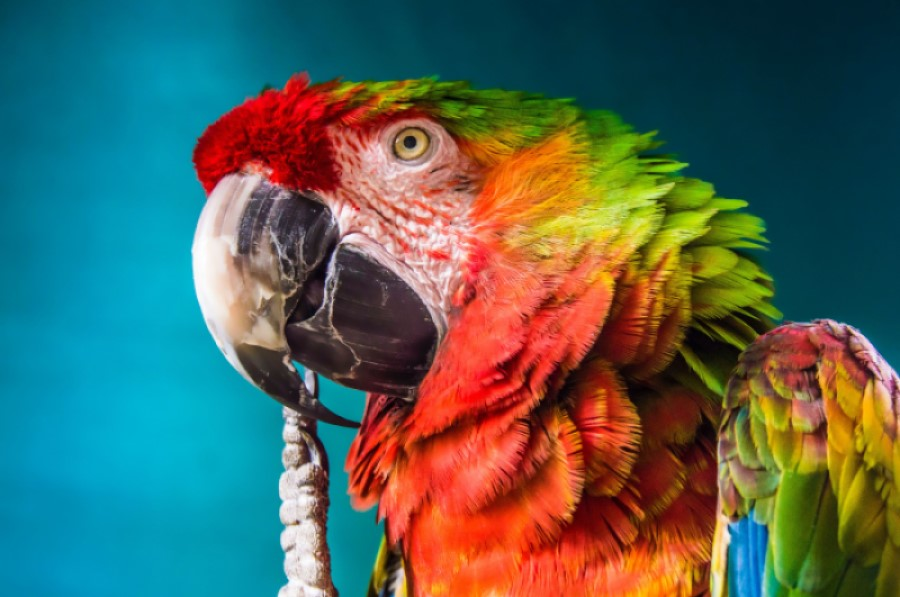
#> input picture parrot.jpeg, 900 x 597 px
$ jupyter execute Lesson1.ipynb   (shell and % lines are left out)
#> lines starting #> are read from the running program, lines starting #| are printed output that depends on the picture; after the words box and inside, x2 and y2 are one past the last pixel; in counts of white or black regions, pixels touching at a corner belong together
# Урок 1. Обработка изображений и компьютерное зрение
### Домашнее задание
Данные, необходимые для этого модуля:
* parrot.jpeg

[cell 1]
import matplotlib.pyplot as plt
import numpy as np
# import scipy
import imageio

## Загрузка цветного изображения

[cell 2]
img = imageio.imread('parrot.jpeg')
#> img is the input picture: shape (597, 900, 3); mean R, G, B 81.2, 99.5, 88.4
img = img.astype(np.float32) / 255.
print(img.shape)
#| (597, 900, 3)

[cell 3]
plt.figure(figsize=(12, 12))
plt.imshow(img)

## Отображение фрагмента

[cell 4]
img_crop = np.copy(img[70:500, 200:500])
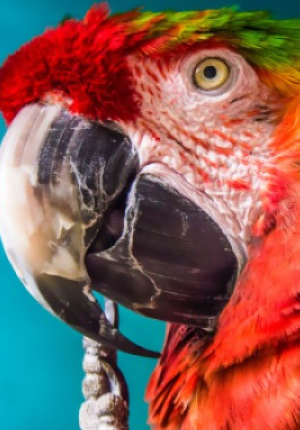
#> img_crop: shape (430, 300, 3) float32; mean R, G, B 0.527, 0.371, 0.34
print(img_crop.shape)
#| (430, 300, 3)

[cell 5]
plt.figure(figsize=(12, 12))
plt.imshow(img_crop)

## Удаление фрагмента из картинки

[cell 6]
img_crop[50:130, 100:120] = 50
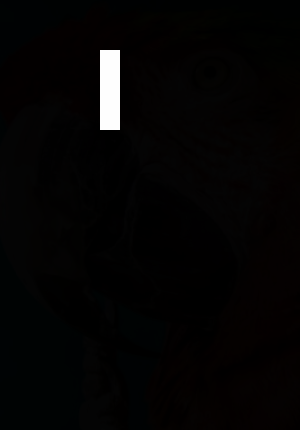
#> img_crop: shape (430, 300, 3) float32; 1.24% of pixels changed, all inside (x1, y1, x2, y2) = (100, 50, 120, 130); drawn with min black and max white

[cell 7]
plt.figure(figsize=(8, 8))
plt.imshow(img_crop)
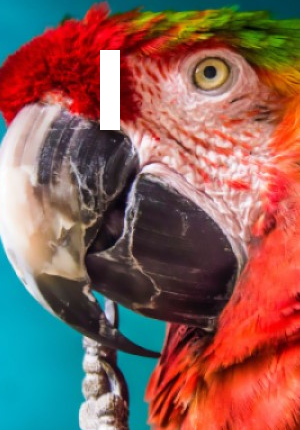
#> shown: shape (430, 300, 3) float32; mean R, G, B 0.534, 0.383, 0.352

## Получение ЧБ изображения из цветного

[cell 8]
img_bw = np.mean(img, axis=2)
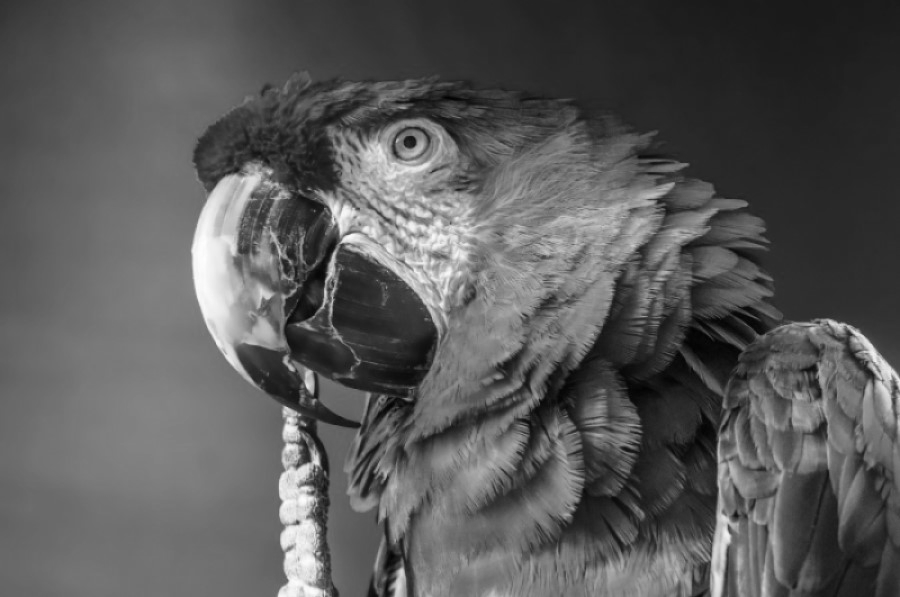
#> img_bw: shape (597, 900) float32; min 0.00523, max 0.997, mean 0.352

[cell 9]
plt.figure(figsize=(12, 12))
plt.imshow(img_bw, cmap='gray')

[cell 10]
import scipy.signal

[cell 11]
win_size = (11, 11)
w = np.ones(win_size, dtype=np.float32)
w = w / np.sum(w)

[cell 12]

out_img = []
for c in range(3):
    out_img.append(scipy.signal.correlate2d(img[:,:,c], w, mode='valid'))
#> after the loop, out_img = 3 items
out_img = np.stack(out_img, axis=2)
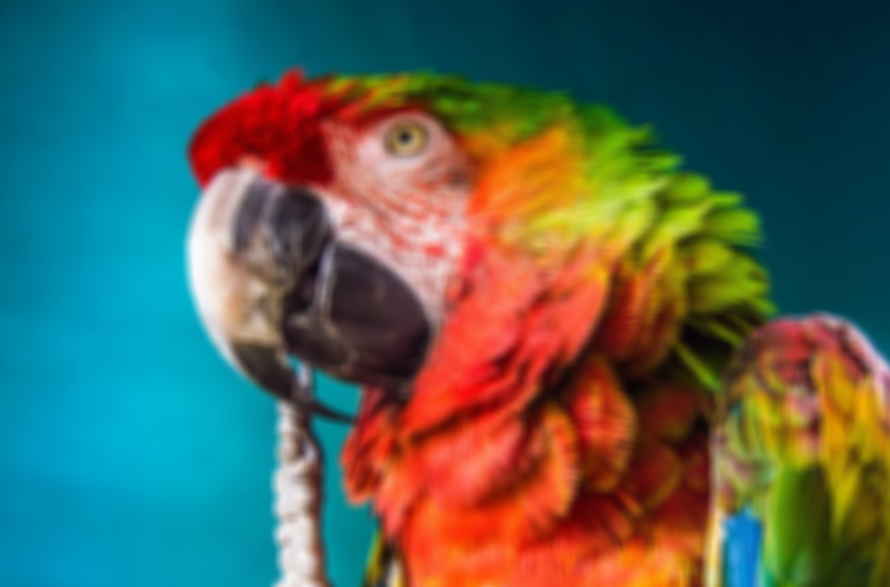
#> out_img: shape (587, 890, 3) float32; mean of channels 0, 1, 2 0.322, 0.391, 0.346; drawn as R, G, B

[cell 13]
plt.figure(figsize=(12, 12))
plt.imshow(out_img)

## Цветовое пространство HSV

[cell 14]
from skimage.color import rgb2hsv, hsv2rgb

[cell 15]
img_hsv = rgb2hsv(img)
#> img_hsv: shape (597, 900, 3) float32; mean of channels 0, 1, 2 0.369, 0.84, 0.573

[cell 16]
plt.figure(figsize=(12, 12))
plt.imshow(img_hsv)

#### С картинкой все в порядке. Функция imshow не правильно отображает HSV-картинки. При обратном переводе в RGB все восстановится

## Линейное увеличение насыщенности

[cell 17]
img_hsv_new = np.copy(img_hsv)
img_hsv_new[:, :, 1] *= 4
#> img_hsv_new: shape (597, 900, 3) float32; mean of channels 0, 1, 2 0.369, 3.36, 0.573
img_new = hsv2rgb(img_hsv_new)
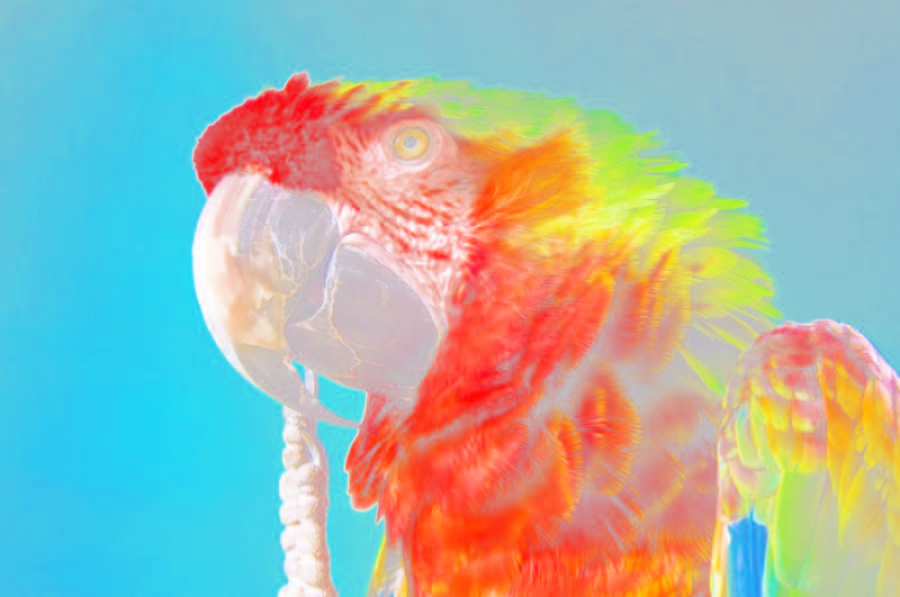
#> img_new: shape (597, 900, 3) float32; mean R, G, B -0.445, -0.158, -0.333; drawn with min black and max white

[cell 18]
plt.figure(figsize=(12, 12))
plt.imshow(img_new)
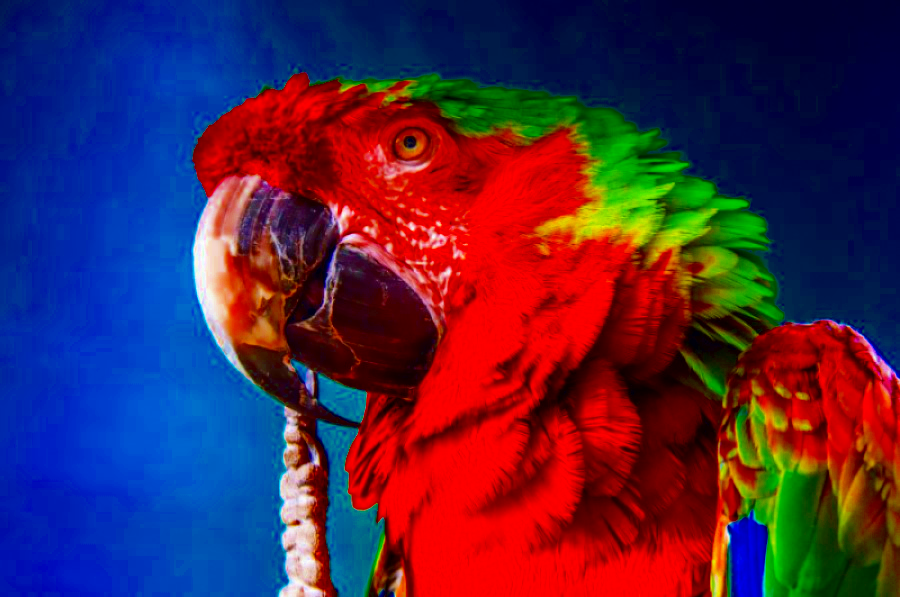
#> shown: shape (597, 900, 3) float32; mean R, G, B 0.297, 0.15, 0.272

## Изменение тона

[cell 19]
img_hsv_new = np.copy(img_hsv)
img_hsv_new[:, :, 0] /= 5
#> img_hsv_new: shape (597, 900, 3) float32; mean of channels 0, 1, 2 0.0737, 0.84, 0.573
img_new = hsv2rgb(img_hsv_new)
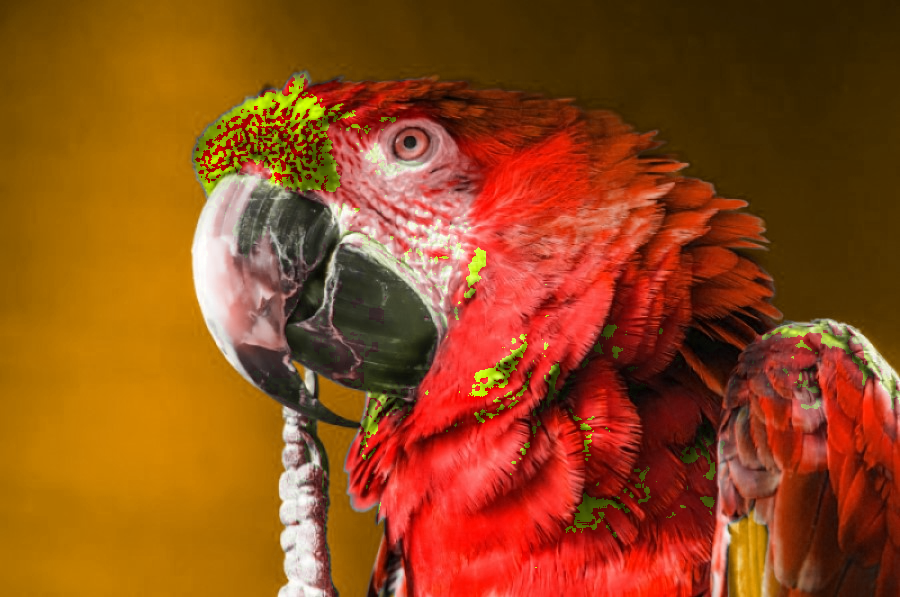
#> img_new: shape (597, 900, 3) float32; mean R, G, B 0.57, 0.293, 0.0996
